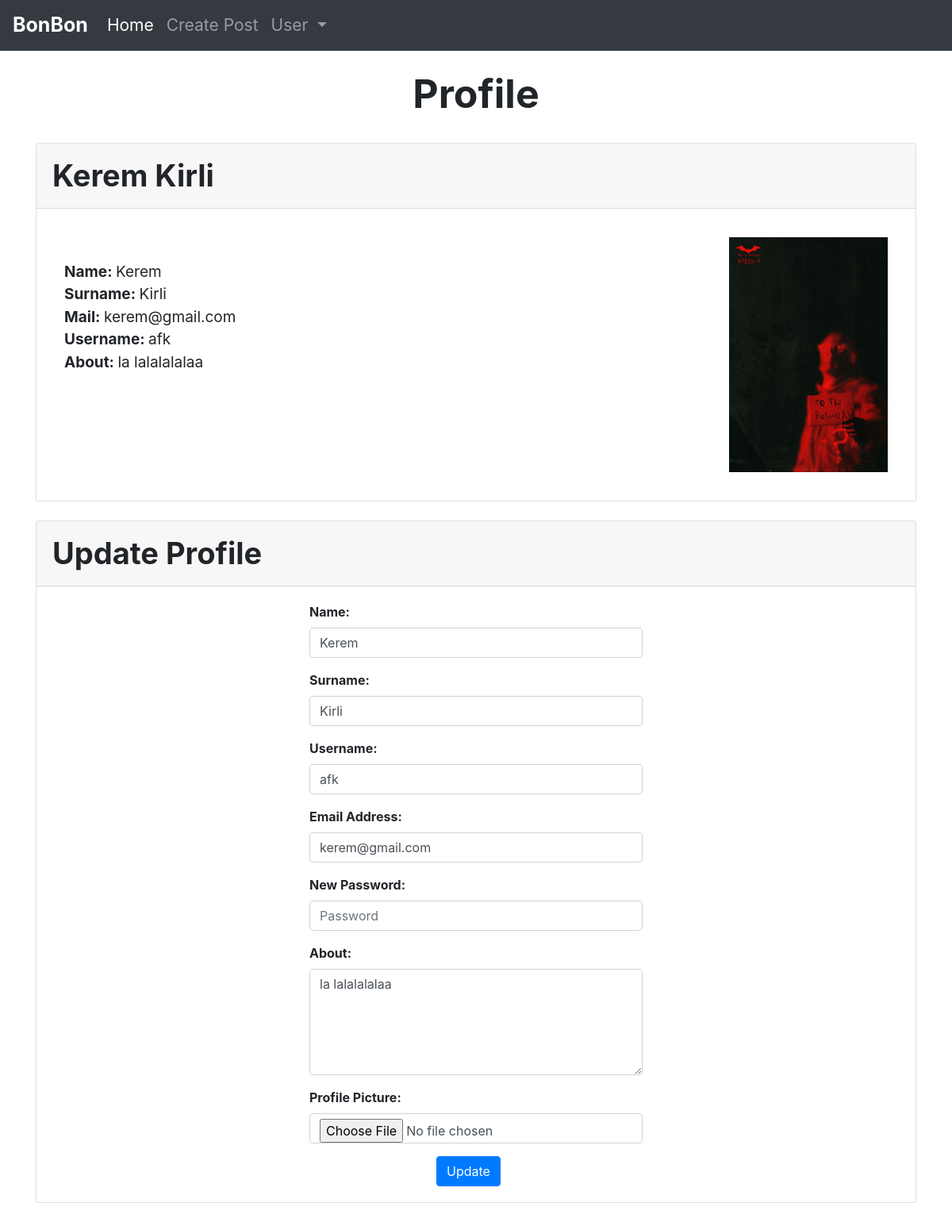
/user (signed in), run on the app's committed database.
### main.py (models this page shows)
class Users(db.Model, UserMixin):
    id = db.Column("id", db.Integer, primary_key=True)
    name = db.Column(db.String(100))
    surname = db.Column(db.String(100))
    username = db.Column(db.String(100), unique=True)
    email = db.Column(db.String(100), unique=True)
    password = db.Column(db.String(100))
    notes = db.relationship('Note')
    about = db.Column(db.String(500), nullable=True)
    profile_pic = db.Column(db.String(), nullable=True)

### main.py (the view)
@app.route('/user', methods=['GET', 'POST'])
@login_required
def user():
    selected_id = current_user.id
    update_profile_name = ""
    update_profile_surname = ""
    update_profile_username = ""
    update_profile_email = ""
    update_profile_about = ""
    update_profile_password = ""
    update_profile_profile_pic = ""
    if request.method == 'POST':
        update_profile_name = request.form.get('update_name')
        update_profile_surname = request.form.get('update_surname')
        update_profile_username = request.form.get('update_username')
        update_profile_email = request.form.get('update_email')
        update_profile_about = request.form.get('update_about')
        update_profile_profile_pic = request.files.get('update_profile_pic')
        update_profile_password = request.form.get('update_password')
        userLoggedin = Users.query.filter_by(email=update_profile_email).all()
        userLoggedin2 = Users.query.filter_by(username=update_profile_username).all()
        emailvar = False
        usernamevar = False
        passwordvar = False
        if userLoggedin:
            for found_email in userLoggedin:
                if ((current_user.id != found_email.id) & (update_profile_email == found_email.email)):
                    emailvar = True
        if userLoggedin2:
            for found_username in userLoggedin2:
                if ((current_user.id != found_username.id) & (update_profile_username == found_username.username)):
                    usernamevar = True
        if request.files.get('update_profile_pic'):
            update_profile_profile_pic = request.files.get('update_profile_pic')
            pic_filename = secure_filename(update_profile_profile_pic.filename)
            pic_name = str(uuid.uuid1()) + "_" + pic_filename
            saver = request.files.get('update_profile_pic')
            update_profile_profile_pic = pic_name
            try:
                saver.save(os.path.join(app.config['UPLOAD_FOLDER'], pic_name))
            except:
                flash('There is an error about Profile Picture!', category='error')
                update_profile = Users.query.get(selected_id)
                return render_template("user.html", update_profile=update_profile, user=current_user)
        if update_profile_password != "":
            passwordvar = True
        if passwordvar:
            if len(update_profile_password) < 6:
                flash('Password must be at least 6 characters', category='error')
                update_profile = Users.query.get(selected_id)
                return render_template("user.html", update_profile=update_profile, user=current_user)
            else:
                update_profile_password = generate_password_hash(update_profile_password, method='sha256')
        if ((emailvar == False) & (usernamevar == False)):
            update_profile = Users.query.get(selected_id)
            update_profile.name = update_profile_name
            update_profile.surname = update_profile_surname
            update_profile.username = update_profile_username
            update_profile.email = update_profile_email
            update_profile.about = update_profile_about
            update_profile.password = update_profile_password
            db.session.commit()
            flash('Account updated!', category='success')
            update_profile = Users.query.get(selected_id)
            return render_template("user.html", update_profile=update_profile, user=current_user)
        else:
            if (emailvar == True):
                flash('Email already exists!', category='error')
            if (usernamevar == True):
                flash('Username already exists!', category='error')
    else:
        update_profile = Users.query.get(selected_id)
        return render_template("user.html", update_profile=update_profile, user=current_user)
    return render_template("user.html", user=current_user)

### main.py (called while the page is built)
@login_manager.user_loader
def load_user(id):
    return Users.query.get(int(id))

### templates/user.html (shortened to what this page needs)
{% extends "base.html" %}
{% block content %}
<br>
<h1 align="center" style="font-size: 50px"><b>Profile</b></h1>
<br>
<div class="card">
    <div style="font-size: 38px" class="card-header">
        <strong>{{current_user.name + " " + current_user.surname}}</strong>
    </div>
    <div class="card-body">
        <p class="card-text">
        <div class="container">
            <div class="row">
                <div style="font-size: 19px; margin: 30px 0" class="col-8">
                    <strong>Name: </strong>
                    {{current_user.name}}<br/>
                    <strong>Surname: </strong>
                    {{current_user.surname}}<br/>
                    <strong>Mail: </strong>
                    {{current_user.email}}<br/>
                    <strong>Username: </strong>
                    {{current_user.username}}<br/>
                    <strong>About: </strong>
                    {{current_user.about}}<br/>
                </div>
                {% if current_user.profile_pic %}
                <div class="col-4">
                    <img src="{{ url_for('static' , filename='images/' + current_user.profile_pic)}}" width="200" align="right">
                </div>
                {%else%}
                <div class="col-4">
                    <img src="{{ url_for('static' , filename='images/default_profile_pic.png')}}" width="200" align="right">
                </div>
                {% endif %}
            </div>
        </div>
        </p>
    </div>
</div>
<br/>
<div class="card">
    <div style="font-size: 38px" class="card-header">
        <strong>Update Profile</strong>
    </div>
    <div class="card-body">
        <form method="POST" enctype="multipart/form-data">
             <div style="width: 450px" class="container">
        <div class="form-group">
            <label for="update_name"><strong>Name:</strong></label>
            <input type="text" class="form-control" id="update_name" name="update_name" placeholder="Name" value="{{current_user.name}}">
        </div>
        <div class="form-group">
            <label for="update_surname"><strong>Surname:</strong></label>
            <input type="text" class="form-control" id="update_surname" name="update_surname" placeholder="Surname" value="{{current_user.surname}}">
        </div>
        <div class="form-group">
            <label for="update_username"><strong>Username:</strong></label>
            <input type="text" class="form-control" id="update_username" name='update_username' placeholder="Username" value={{current_user.username}}>
        </div>
        <div class="form-group">
            <label for="update_email"><strong>Email Address:</strong></label>
            <input type="email" class="form-control" id="update_email" name="update_email" placeholder="Email" value={{current_user.email}}>
        </div>
        <div class="form-group">
            <label for="update_password"><strong>New Password:</strong></label>
            <input type="password" class="form-control" id="update_password" name="update_password" placeholder="Password">
        </div>
        <div class="form-group">
            <label for="update_about"><strong>About:</strong></label>
            <textarea rows="5" cols="50" name="update_about" id="update_about" class="form-control" placeholder="About">{{current_user.about}}</textarea>
        </div>
        <div class="form-group">
            <label for="update_profile_pic"><strong>Profile Picture:</strong></label>
            <input rows="5" cols="50" class="form-control" type="file" name="update_profile_pic" id="update_profile_pic">
        </div>
        <button style="margin-left: 160px" type="submit" class="btn btn-primary">Update</button>
            </div>
        </form>
    </div>
</div>
<br/>
{% endblock %}

### data on the page
Users: name+surname "Kerem Kirli", name "Kerem", surname "Kirli", email "kerem@gmail.com", username "afk", about "la lalalalalaa", profile_pic (picture), update_name "Kerem", update_surname "Kirli", update_username "afk", update_email "kerem@gmail.com", update_about "la lalalalalaa"
